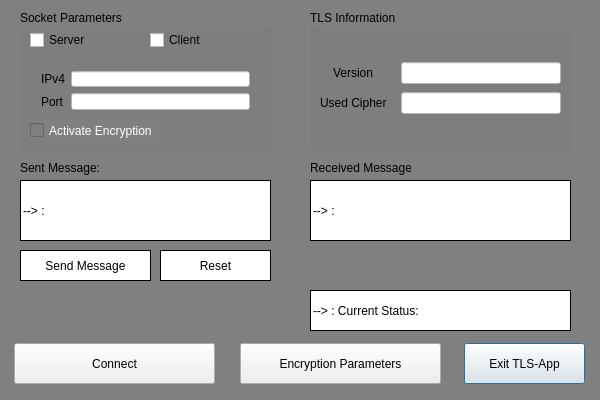
<?xml version="1.0" encoding="UTF-8"?>
<ui version="4.0">
 <class>TLSApplikationClass</class>
 <widget class="QDialog" name="TLSApplikationClass">
  <property name="geometry">
   <rect>
    <x>0</x>
    <y>0</y>
    <width>600</width>
    <height>400</height>
   </rect>
  </property>
  <property name="minimumSize">
   <size>
    <width>600</width>
    <height>400</height>
   </size>
  </property>
  <property name="maximumSize">
   <size>
    <width>600</width>
    <height>400</height>
   </size>
  </property>
  <property name="windowTitle">
   <string>TLSApplikation</string>
  </property>
  <property name="styleSheet">
   <string notr="true">QDialog {
	background-color: grey;
}</string>
  </property>
  <widget class="QGroupBox" name="SocketParam">
   <property name="geometry">
    <rect>
     <x>20</x>
     <y>10</y>
     <width>251</width>
     <height>141</height>
    </rect>
   </property>
   <property name="title">
    <string>Socket Parameters</string>
   </property>
   <widget class="QWidget" name="formLayoutWidget">
    <property name="geometry">
     <rect>
      <x>10</x>
      <y>50</y>
      <width>231</width>
      <height>61</height>
     </rect>
    </property>
    <layout class="QFormLayout" name="formLayout">
     <item row="0" column="0">
      <widget class="QLabel" name="label">
       <property name="text">
        <string>IPv4</string>
       </property>
      </widget>
     </item>
     <item row="1" column="0">
      <widget class="QLabel" name="label_2">
       <property name="text">
        <string>Port</string>
       </property>
      </widget>
     </item>
     <item row="0" column="1">
      <widget class="QLineEdit" name="IPv4">
       <property name="styleSheet">
        <string notr="true">QLineEdit {
	background-color: white;
	color: black;
}</string>
       </property>
      </widget>
     </item>
     <item row="1" column="1">
      <widget class="QLineEdit" name="Port">
       <property name="styleSheet">
        <string notr="true">QLineEdit {
	background-color: white;
	color: black;
}</string>
       </property>
      </widget>
     </item>
    </layout>
   </widget>
   <widget class="QCheckBox" name="IsServer">
    <property name="geometry">
     <rect>
      <x>10</x>
      <y>20</y>
      <width>111</width>
      <height>20</height>
     </rect>
    </property>
    <property name="text">
     <string>Server</string>
    </property>
   </widget>
   <widget class="QCheckBox" name="IsClient">
    <property name="geometry">
     <rect>
      <x>130</x>
      <y>20</y>
      <width>111</width>
      <height>20</height>
     </rect>
    </property>
    <property name="text">
     <string>Client</string>
    </property>
   </widget>
   <widget class="QCheckBox" name="IsEncrypted">
    <property name="geometry">
     <rect>
      <x>10</x>
      <y>110</y>
      <width>131</width>
      <height>21</height>
     </rect>
    </property>
    <property name="styleSheet">
     <string notr="true">QCheckBox {
	background-color: grey;
	color: white;
}</string>
    </property>
    <property name="text">
     <string>Activate Encryption</string>
    </property>
   </widget>
  </widget>
  <widget class="QGroupBox" name="groupBox_2">
   <property name="geometry">
    <rect>
     <x>310</x>
     <y>10</y>
     <width>261</width>
     <height>141</height>
    </rect>
   </property>
   <property name="title">
    <string>TLS Information</string>
   </property>
   <widget class="QWidget" name="formLayoutWidget_2">
    <property name="geometry">
     <rect>
      <x>0</x>
      <y>22</y>
      <width>261</width>
      <height>111</height>
     </rect>
    </property>
    <layout class="QFormLayout" name="formLayout_2">
     <property name="labelAlignment">
      <set>Qt::AlignmentFlag::AlignCenter</set>
     </property>
     <property name="formAlignment">
      <set>Qt::AlignmentFlag::AlignCenter</set>
     </property>
     <property name="horizontalSpacing">
      <number>14</number>
     </property>
     <property name="verticalSpacing">
      <number>8</number>
     </property>
     <property name="leftMargin">
      <number>10</number>
     </property>
     <property name="topMargin">
      <number>10</number>
     </property>
     <property name="rightMargin">
      <number>10</number>
     </property>
     <property name="bottomMargin">
      <number>10</number>
     </property>
     <item row="0" column="0">
      <widget class="QLabel" name="label_3">
       <property name="text">
        <string>Version</string>
       </property>
      </widget>
     </item>
     <item row="0" column="1">
      <widget class="QLineEdit" name="TLS_version">
       <property name="styleSheet">
        <string notr="true">QLineEdit {
	background-color: white;
	color: black;
}</string>
       </property>
       <property name="readOnly">
        <bool>true</bool>
       </property>
      </widget>
     </item>
     <item row="1" column="0">
      <widget class="QLabel" name="label_4">
       <property name="text">
        <string>Used Cipher</string>
       </property>
      </widget>
     </item>
     <item row="1" column="1">
      <widget class="QLineEdit" name="TLS_used_cipher">
       <property name="styleSheet">
        <string notr="true">QLineEdit {
	background-color: white;
	color: black;
}</string>
       </property>
       <property name="readOnly">
        <bool>true</bool>
       </property>
      </widget>
     </item>
    </layout>
   </widget>
  </widget>
  <widget class="QPushButton" name="ExitAppButton">
   <property name="geometry">
    <rect>
     <x>464</x>
     <y>343</y>
     <width>121</width>
     <height>41</height>
    </rect>
   </property>
   <property name="text">
    <string>Exit TLS-App</string>
   </property>
  </widget>
  <widget class="QLineEdit" name="EnterEncryptedMessage">
   <property name="geometry">
    <rect>
     <x>20</x>
     <y>180</y>
     <width>251</width>
     <height>61</height>
    </rect>
   </property>
   <property name="styleSheet">
    <string notr="true">QLineEdit {
	background-color: white;
	border: 1px solid black;
	color: black;
}</string>
   </property>
   <property name="text">
    <string>--&gt; :</string>
   </property>
  </widget>
  <widget class="QLineEdit" name="lineEdit_4">
   <property name="geometry">
    <rect>
     <x>310</x>
     <y>180</y>
     <width>261</width>
     <height>61</height>
    </rect>
   </property>
   <property name="styleSheet">
    <string notr="true">QLineEdit {
	background-color: white;
	border: 1px solid black;
	color: black;
}</string>
   </property>
   <property name="text">
    <string>--&gt; :</string>
   </property>
   <property name="readOnly">
    <bool>true</bool>
   </property>
  </widget>
  <widget class="QLabel" name="label_5">
   <property name="geometry">
    <rect>
     <x>20</x>
     <y>160</y>
     <width>81</width>
     <height>16</height>
    </rect>
   </property>
   <property name="text">
    <string>Sent Message:</string>
   </property>
  </widget>
  <widget class="QLabel" name="label_6">
   <property name="geometry">
    <rect>
     <x>310</x>
     <y>160</y>
     <width>101</width>
     <height>16</height>
    </rect>
   </property>
   <property name="text">
    <string>Received Message:</string>
   </property>
  </widget>
  <widget class="QPushButton" name="SendEncryptedMessage">
   <property name="geometry">
    <rect>
     <x>20</x>
     <y>250</y>
     <width>131</width>
     <height>31</height>
    </rect>
   </property>
   <property name="styleSheet">
    <string notr="true">QPushButton {
    background-color: white;
    border: 1px solid black;
    color: black;
    padding: 5px 10px;
    transition: background-color 0.3s ease;
}

QPushButton:hover {
    background-color: #f0f0f0;
    border: 1px solid #333;
}

QPushButton:pressed {
    background-color: #e0e0e0;
    border: 1px solid #000;
}

QPushButton:disabled {
    background-color: #f8f8f8;
    color: #888;
}</string>
   </property>
   <property name="text">
    <string>Send Message</string>
   </property>
  </widget>
  <widget class="QPushButton" name="Connect">
   <property name="geometry">
    <rect>
     <x>14</x>
     <y>343</y>
     <width>201</width>
     <height>41</height>
    </rect>
   </property>
   <property name="text">
    <string>Connect</string>
   </property>
  </widget>
  <widget class="QPushButton" name="EncryptionParam">
   <property name="geometry">
    <rect>
     <x>240</x>
     <y>343</y>
     <width>201</width>
     <height>41</height>
    </rect>
   </property>
   <property name="text">
    <string>Encryption Parameters</string>
   </property>
  </widget>
  <widget class="QPushButton" name="ResetMessage">
   <property name="geometry">
    <rect>
     <x>160</x>
     <y>250</y>
     <width>111</width>
     <height>31</height>
    </rect>
   </property>
   <property name="styleSheet">
    <string notr="true">QPushButton {
    background-color: white;
    border: 1px solid black;
    color: black;
    padding: 5px 10px;
    transition: background-color 0.3s ease;
}

QPushButton:hover {
    background-color: #f0f0f0;
    border: 1px solid #333;
}

QPushButton:pressed {
    background-color: #e0e0e0;
    border: 1px solid #000;
}

QPushButton:disabled {
    background-color: #f8f8f8;
    color: #888;
}</string>
   </property>
   <property name="text">
    <string>Reset</string>
   </property>
  </widget>
  <widget class="QLineEdit" name="CurrentStatus">
   <property name="geometry">
    <rect>
     <x>310</x>
     <y>290</y>
     <width>261</width>
     <height>41</height>
    </rect>
   </property>
   <property name="styleSheet">
    <string notr="true">QLineEdit {
	background-color: white;
	border: 1px solid black;
	color: black;
}</string>
   </property>
   <property name="text">
    <string>--&gt; : Current Status: </string>
   </property>
   <property name="readOnly">
    <bool>true</bool>
   </property>
  </widget>
 </widget>
 <layoutdefault spacing="6" margin="11"/>
 <resources>
  <include location="TLSApplikation.qrc"/>
 </resources>
 <connections/>
</ui>
